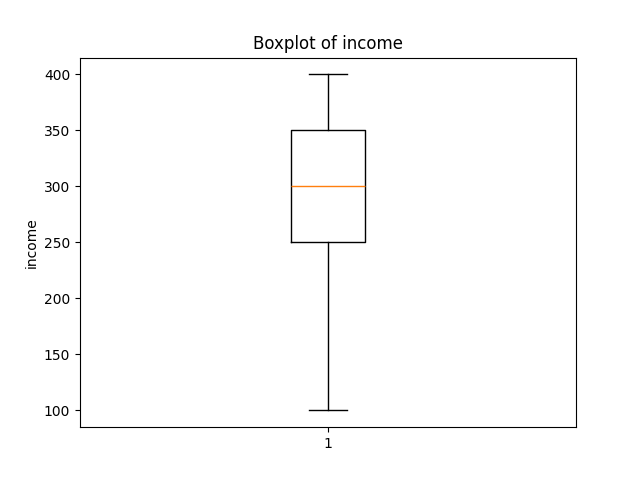

This figure's Python source:
#finding the median using python script
import numpy as np

income = np.random.choice([100,250,270,300,350,370,400], size=37)
print("==============================================")
print("\n income before sorting: ",income)
income.sort()

print('income dataset after sorting is: ', income)

n = len(income)
print("length of the dataset: ",n)

mid = n//2
print("the mid of the dataset", mid)

median = (income[mid-1] + income[mid])/2 if n%2==0 else income[mid]
print(median)

import matplotlib.pyplot as plt

plt.boxplot(income)

plt.ylabel("income")
plt.title("Boxplot of income")
plt.show()
